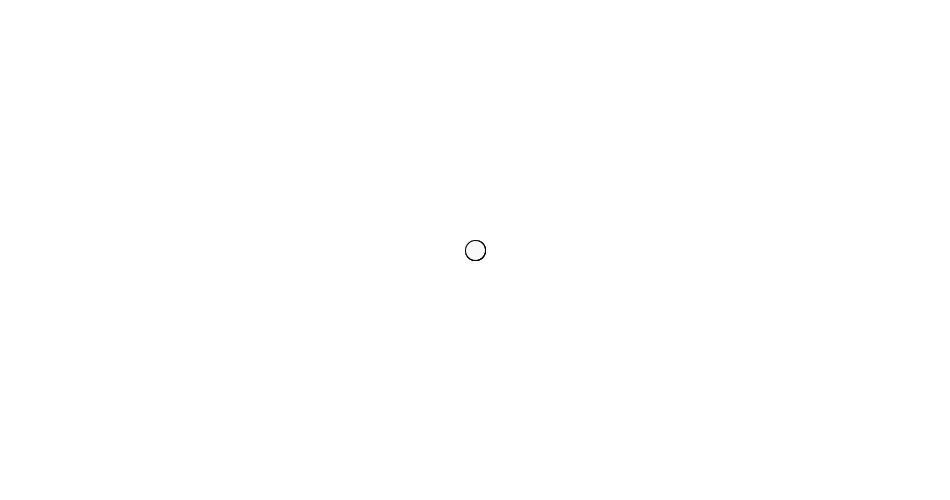
Frame 1 (no input)
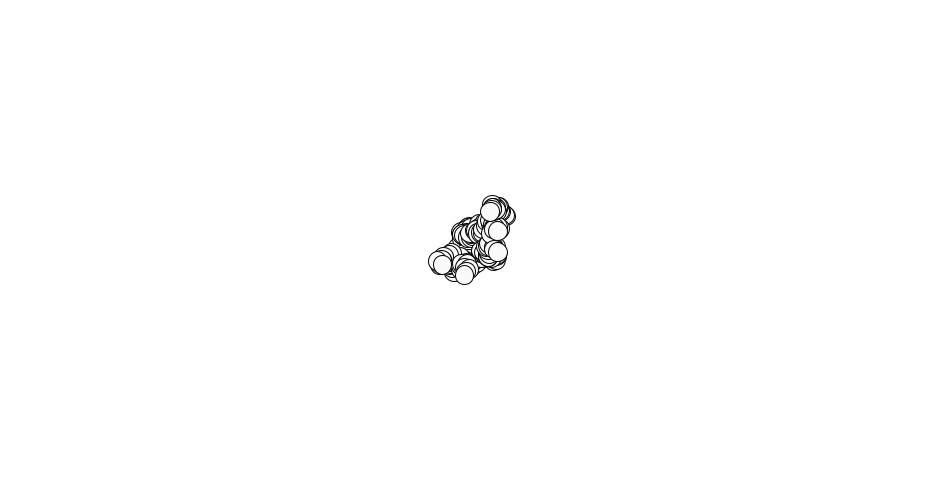
Frame 60 (the mouse pressed at the canvas centre just before this capture)
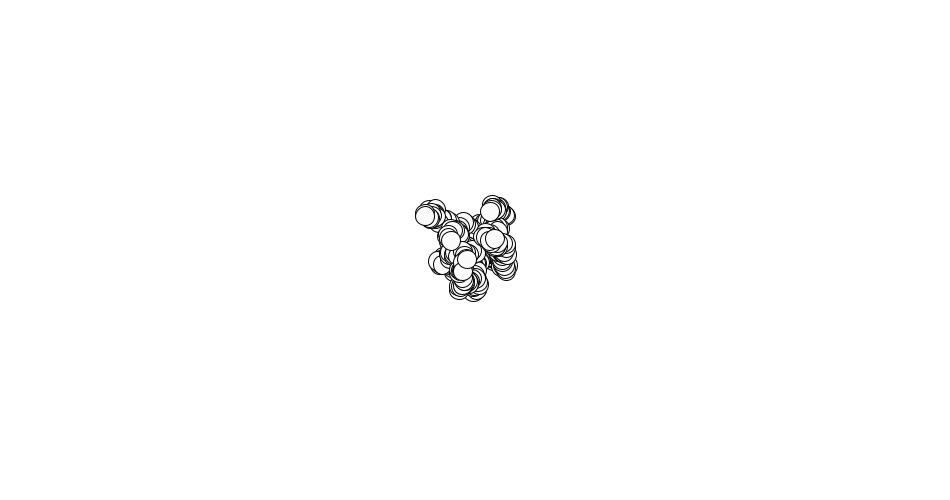
Frame 120 (the mouse held since frame 60 and released just before this capture)

The Processing sketch that drew these frames (run headless with seeded random() and noise(); from frame 60 on, the mouse is pressed at the canvas centre):

// Processing sketch: processing_17144
// ── processing_17144.pde

int cant = 5;

PVector [] c = new PVector [cant];

void setup () {
  size (950,500);
  background(255);
  smooth();  
  frameRate(128);
  for (int i = 0; i < cant; i++){
    c[i] = new PVector (width/2,height/2);      
  }  
  fill(250);
}

float r = 20;


void draw () {
  for (int i = 0; i < cant; i++){
    ellipse(c[i].x,c[i].y,r,r);
  }
  ani ();
}

void ani () {
  for (int i = 0; i < cant; i++){
    c[i].x = c[i].x + random(-5,5);
    c[i].y = c[i].y + random(-5,5);
  }
  r = r - 0.02;
  if(r < -30){
    r = 20;
  }    
}

void mousePressed () {
  background(255);
   for (int i = 0; i < cant; i++){
     c[i] = new PVector (width/2,height/2);    
  } 
  r = 20;
}



                
                
